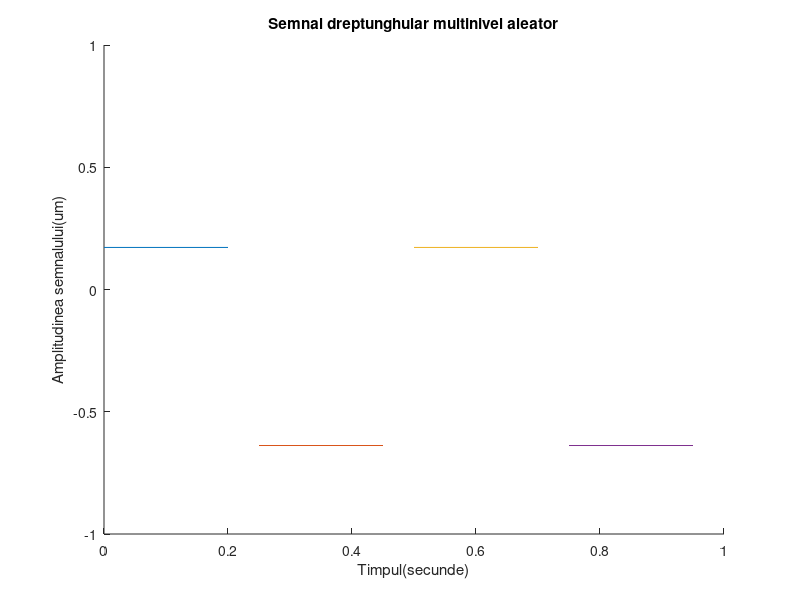

Reproduce this figure in MATLAB.
hold on;
%utilizam hold on pentru a afisa simultan mai multe semnale
%pe acelasi grafic
%200ms
r1=rand(1);
%folosim rand pentru a genera un numar aleator
r2=rand(1);
t1=0:.2:0.25;
t2=0.25:.2:0.5;
x1=r1*square(8*pi*t1,100);
x2=-r2*square(8*pi*t2,100);
axis([0 1 -1 1]);
plot(t1,x1);
plot(t2,x2);
t3=0.5:.2:0.75;
t4=0.75:.2:1;
x3=r1*square(8*pi*t3,100);
x4=-r2*square(8*pi*t4,100);
plot(t3,x3);
plot(t4,x4);
xlabel('Timpul(secunde)')
ylabel('Amplitudinea semnalului(um)')
title('Semnal dreptunghular multinivel aleator')